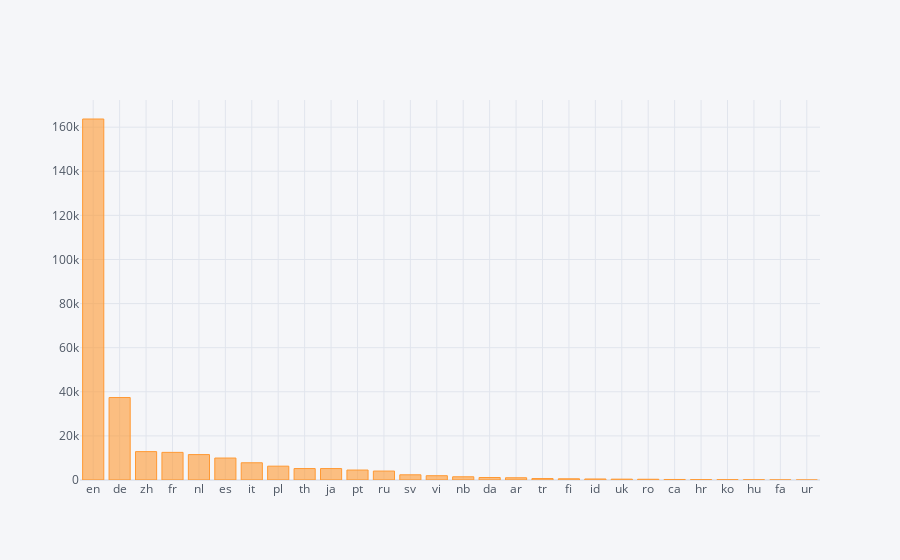

Notebook cell for this chart:
### Code cell
filtered.groupby(by=["language"])['id'].count().sort_values(ascending=False).iplot(kind='bar')

### Figure 1 — Plotly figure (JSON) as saved in the notebook; plotly's stock layout.template omitted (floating-point values rounded to 4 significant figures)
{"data": [{"marker": {"color": "rgba(255, 153, 51, 0.6)", "line": {"color": "rgba(255, 153, 51, 1.0)", "width": 1}}, "name": "id", "orientation": "v", "text": "", "type": "bar", "x": ["en", "de", "zh", "fr", "nl", "es", "it", "pl", "th", "ja", "pt", "ru", "sv", "vi", "nb", "da", "ar", "tr", "fi", "id", "uk", "ro", "ca", "hr", "ko", "hu", "fa", "ur"], "y": [163701, 37396, 12870, 12535, 11524, 9958, 7807, 6272, 5190, 5184, 4515, 4056, 2360, 1947, 1466, 1130, 1019, 651, 552, 468, 385, 340, 241, 170, 138, 102, 30, 2]}], "layout": {"legend": {"bgcolor": "#F5F6F9", "font": {"color": "#4D5663"}}, "paper_bgcolor": "#F5F6F9", "plot_bgcolor": "#F5F6F9", "title": {"font": {"color": "#4D5663"}}, "xaxis": {"gridcolor": "#E1E5ED", "showgrid": true, "tickfont": {"color": "#4D5663"}, "title": {"font": {"color": "#4D5663"}, "text": ""}, "zerolinecolor": "#E1E5ED"}, "yaxis": {"gridcolor": "#E1E5ED", "showgrid": true, "tickfont": {"color": "#4D5663"}, "title": {"font": {"color": "#4D5663"}, "text": ""}, "zerolinecolor": "#E1E5ED"}}}
